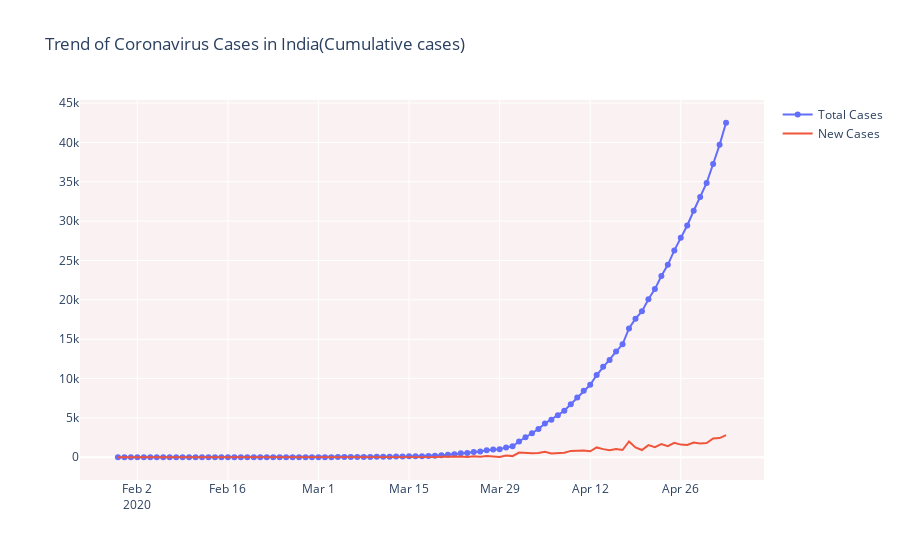
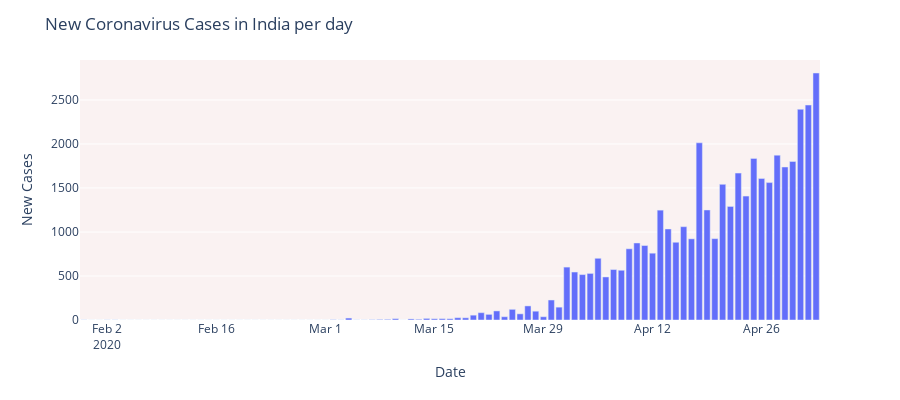

Notebook code cell kept with these figures, in order:
### Markdown cell above
## 1.5 How the Coronavirus cases are rising?

### Code cell
# Rise in COVID-19 cases in India
fig = go.Figure()
fig.add_trace(go.Scatter(x=dbd_India['Date'], y=dbd_India['Total Cases'],
                    mode='lines+markers',name='Total Cases'))

fig.add_trace(go.Scatter(x=dbd_India['Date'], y=dbd_India['New Cases'], 
                mode='lines',name='New Cases'))

        
    
fig.update_layout(title_text='Trend of Coronavirus Cases in India(Cumulative cases)',plot_bgcolor='rgb(250, 242, 242)')

fig.show()


# New COVID-19 cases reported daily in India

import plotly.express as px
fig = px.bar(dbd_India, x="Date", y="New Cases", barmode='group',
             height=400)
fig.update_layout(title_text='New Coronavirus Cases in India per day',plot_bgcolor='rgb(250, 242, 242)')

fig.show()
